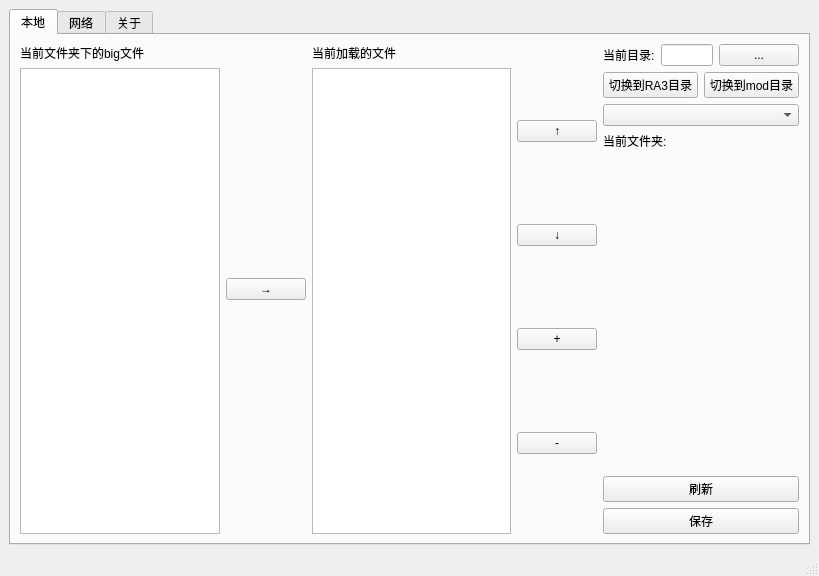
<?xml version="1.0" encoding="UTF-8"?>
<ui version="4.0">
 <class>MainWindow</class>
 <widget class="QMainWindow" name="MainWindow">
  <property name="geometry">
   <rect>
    <x>0</x>
    <y>0</y>
    <width>819</width>
    <height>576</height>
   </rect>
  </property>
  <property name="windowTitle">
   <string>RA3附属mod下载器</string>
  </property>
  <property name="statusTip">
   <string/>
  </property>
  <widget class="QWidget" name="centralwidget">
   <layout class="QVBoxLayout" name="verticalLayout">
    <item>
     <widget class="QTabWidget" name="tabWidget_Main">
      <property name="currentIndex">
       <number>0</number>
      </property>
      <widget class="QWidget" name="tab_local">
       <attribute name="title">
        <string>本地</string>
       </attribute>
       <layout class="QHBoxLayout" name="horizontalLayout">
        <item>
         <layout class="QVBoxLayout" name="verticalLayout_3">
          <item>
           <widget class="QLabel" name="label_local">
            <property name="text">
             <string>当前文件夹下的big文件</string>
            </property>
           </widget>
          </item>
          <item>
           <widget class="QListView" name="listView_loacl">
            <property name="editTriggers">
             <set>QAbstractItemView::NoEditTriggers</set>
            </property>
           </widget>
          </item>
         </layout>
        </item>
        <item>
         <layout class="QVBoxLayout" name="verticalLayout_2">
          <item>
           <widget class="QPushButton" name="pushButton_R">
            <property name="text">
             <string>→</string>
            </property>
           </widget>
          </item>
         </layout>
        </item>
        <item>
         <layout class="QVBoxLayout" name="verticalLayout_11">
          <item>
           <widget class="QLabel" name="label_loaded">
            <property name="text">
             <string>当前加载的文件</string>
            </property>
           </widget>
          </item>
          <item>
           <widget class="QListView" name="listView_loaded">
            <property name="editTriggers">
             <set>QAbstractItemView::NoEditTriggers</set>
            </property>
           </widget>
          </item>
         </layout>
        </item>
        <item>
         <layout class="QVBoxLayout" name="verticalLayout_12">
          <item>
           <widget class="QPushButton" name="pushButton_up">
            <property name="text">
             <string>↑</string>
            </property>
           </widget>
          </item>
          <item>
           <widget class="QPushButton" name="pushButton_down">
            <property name="text">
             <string>↓</string>
            </property>
           </widget>
          </item>
          <item>
           <widget class="QPushButton" name="pushButton_add">
            <property name="text">
             <string>+</string>
            </property>
           </widget>
          </item>
          <item>
           <widget class="QPushButton" name="pushButton_L">
            <property name="text">
             <string>-</string>
            </property>
           </widget>
          </item>
         </layout>
        </item>
        <item>
         <layout class="QVBoxLayout" name="verticalLayout_4">
          <item>
           <layout class="QHBoxLayout" name="horizontalLayout_6">
            <item>
             <widget class="QLabel" name="label_nowpath">
              <property name="text">
               <string>当前目录:</string>
              </property>
             </widget>
            </item>
            <item>
             <widget class="QLineEdit" name="lineEdit_nowpath">
              <property name="readOnly">
               <bool>true</bool>
              </property>
             </widget>
            </item>
            <item>
             <widget class="QPushButton" name="pushButton_nowpath">
              <property name="text">
               <string>...</string>
              </property>
             </widget>
            </item>
           </layout>
          </item>
          <item>
           <layout class="QHBoxLayout" name="horizontalLayout_8">
            <item>
             <widget class="QPushButton" name="pushButton_changeDir_RA3">
              <property name="text">
               <string>切换到RA3目录</string>
              </property>
             </widget>
            </item>
            <item>
             <widget class="QPushButton" name="pushButton_changeDir_mod">
              <property name="text">
               <string>切换到mod目录</string>
              </property>
             </widget>
            </item>
           </layout>
          </item>
          <item>
           <widget class="QComboBox" name="comboBox_mods"/>
          </item>
          <item>
           <widget class="QLabel" name="label_nowdir">
            <property name="text">
             <string>当前文件夹:</string>
            </property>
           </widget>
          </item>
          <item>
           <spacer name="verticalSpacer">
            <property name="orientation">
             <enum>Qt::Vertical</enum>
            </property>
            <property name="sizeHint" stdset="0">
             <size>
              <width>20</width>
              <height>40</height>
             </size>
            </property>
           </spacer>
          </item>
          <item>
           <widget class="QPushButton" name="pushButton_localRefresh">
            <property name="text">
             <string>刷新</string>
            </property>
           </widget>
          </item>
          <item>
           <widget class="QPushButton" name="pushButton_save">
            <property name="text">
             <string>保存</string>
            </property>
           </widget>
          </item>
         </layout>
        </item>
       </layout>
      </widget>
      <widget class="QWidget" name="tab_Network">
       <attribute name="title">
        <string>网络</string>
       </attribute>
       <layout class="QHBoxLayout" name="horizontalLayout_2">
        <item>
         <widget class="QListView" name="listView_Network">
          <property name="editTriggers">
           <set>QAbstractItemView::NoEditTriggers</set>
          </property>
         </widget>
        </item>
        <item>
         <layout class="QVBoxLayout" name="verticalLayout_7">
          <item>
           <spacer name="verticalSpacer_2">
            <property name="orientation">
             <enum>Qt::Vertical</enum>
            </property>
            <property name="sizeHint" stdset="0">
             <size>
              <width>20</width>
              <height>40</height>
             </size>
            </property>
           </spacer>
          </item>
          <item>
           <widget class="QPushButton" name="pushButton_refresh">
            <property name="text">
             <string>刷新</string>
            </property>
           </widget>
          </item>
         </layout>
        </item>
        <item>
         <layout class="QVBoxLayout" name="verticalLayout_6">
          <item>
           <widget class="QLabel" name="label_name">
            <property name="text">
             <string>名称:</string>
            </property>
           </widget>
          </item>
          <item>
           <widget class="QLabel" name="label_author">
            <property name="text">
             <string>作者:</string>
            </property>
           </widget>
          </item>
          <item>
           <widget class="QLabel" name="label_version">
            <property name="text">
             <string>版本:</string>
            </property>
           </widget>
          </item>
          <item>
           <layout class="QHBoxLayout" name="horizontalLayout_3">
            <item>
             <widget class="QLabel" name="label_introduce">
              <property name="text">
               <string>介绍:</string>
              </property>
             </widget>
            </item>
            <item>
             <widget class="QPlainTextEdit" name="plainTextEdit_introduce">
              <property name="lineWrapMode">
               <enum>QPlainTextEdit::NoWrap</enum>
              </property>
              <property name="readOnly">
               <bool>true</bool>
              </property>
             </widget>
            </item>
           </layout>
          </item>
         </layout>
        </item>
        <item>
         <widget class="Line" name="line">
          <property name="orientation">
           <enum>Qt::Vertical</enum>
          </property>
         </widget>
        </item>
        <item>
         <layout class="QVBoxLayout" name="verticalLayout_8">
          <item>
           <layout class="QHBoxLayout" name="horizontalLayout_4">
            <item>
             <widget class="QLabel" name="label_savedir">
              <property name="text">
               <string>保存到:</string>
              </property>
             </widget>
            </item>
            <item>
             <widget class="QLineEdit" name="lineEdit_savedir">
              <property name="readOnly">
               <bool>false</bool>
              </property>
             </widget>
            </item>
            <item>
             <widget class="QPushButton" name="pushButton_savedir">
              <property name="text">
               <string>...</string>
              </property>
             </widget>
            </item>
           </layout>
          </item>
          <item>
           <layout class="QHBoxLayout" name="horizontalLayout_7" stretch="0,10">
            <item>
             <widget class="QLabel" name="label_source">
              <property name="text">
               <string>下载源:</string>
              </property>
             </widget>
            </item>
            <item>
             <widget class="QComboBox" name="comboBox_download"/>
            </item>
           </layout>
          </item>
          <item>
           <spacer name="verticalSpacer_3">
            <property name="orientation">
             <enum>Qt::Vertical</enum>
            </property>
            <property name="sizeHint" stdset="0">
             <size>
              <width>20</width>
              <height>40</height>
             </size>
            </property>
           </spacer>
          </item>
          <item>
           <widget class="QProgressBar" name="progressBar_Download">
            <property name="value">
             <number>0</number>
            </property>
           </widget>
          </item>
          <item>
           <widget class="QPushButton" name="pushButton_Download">
            <property name="text">
             <string>下载</string>
            </property>
           </widget>
          </item>
         </layout>
        </item>
       </layout>
      </widget>
      <widget class="QWidget" name="tab_about">
       <attribute name="title">
        <string>关于</string>
       </attribute>
       <layout class="QHBoxLayout" name="horizontalLayout_5">
        <item>
         <layout class="QVBoxLayout" name="verticalLayout_9">
          <item>
           <widget class="QLabel" name="label_about_author">
            <property name="text">
             <string>作者:田鼠-Hatanezumi</string>
            </property>
           </widget>
          </item>
          <item>
           <widget class="QLabel" name="label_about_contact">
            <property name="text">
             <string>联系:Hatanezumi@chunshengserver.cn</string>
            </property>
           </widget>
          </item>
         </layout>
        </item>
        <item>
         <widget class="Line" name="line_2">
          <property name="orientation">
           <enum>Qt::Vertical</enum>
          </property>
         </widget>
        </item>
        <item>
         <layout class="QVBoxLayout" name="verticalLayout_10">
          <item>
           <widget class="QLabel" name="label_about_verison">
            <property name="text">
             <string>当前版本:</string>
            </property>
           </widget>
          </item>
          <item>
           <widget class="QLabel" name="label_about_newverison">
            <property name="text">
             <string>最新版本:</string>
            </property>
           </widget>
          </item>
          <item>
           <widget class="QLabel" name="label_updatelog">
            <property name="text">
             <string>更新日志:</string>
            </property>
           </widget>
          </item>
          <item>
           <widget class="QPlainTextEdit" name="plainTextEdit_updatelog">
            <property name="lineWrapMode">
             <enum>QPlainTextEdit::NoWrap</enum>
            </property>
            <property name="readOnly">
             <bool>true</bool>
            </property>
           </widget>
          </item>
          <item>
           <widget class="QPushButton" name="pushButton_release">
            <property name="text">
             <string>发布页</string>
            </property>
           </widget>
          </item>
         </layout>
        </item>
       </layout>
      </widget>
     </widget>
    </item>
   </layout>
  </widget>
  <widget class="QStatusBar" name="statusBar">
   <property name="statusTip">
    <string/>
   </property>
   <property name="accessibleName">
    <string/>
   </property>
   <property name="accessibleDescription">
    <string/>
   </property>
  </widget>
 </widget>
 <resources/>
 <connections/>
</ui>
